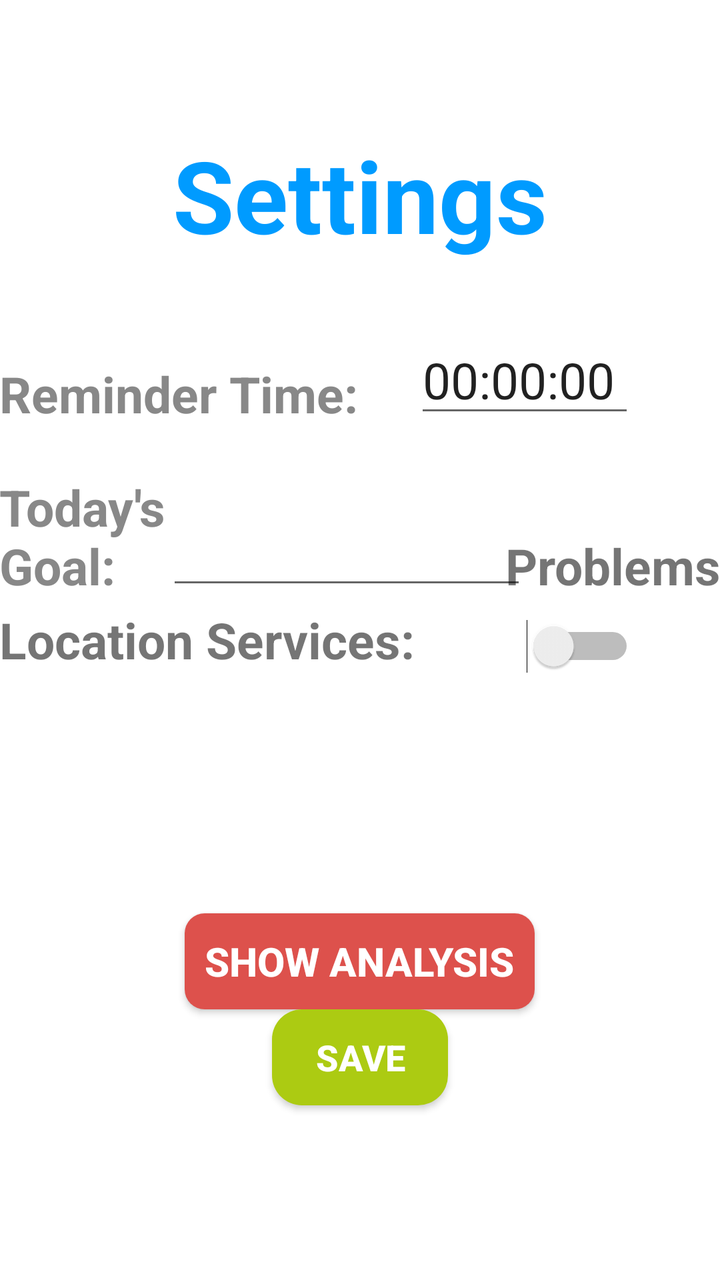
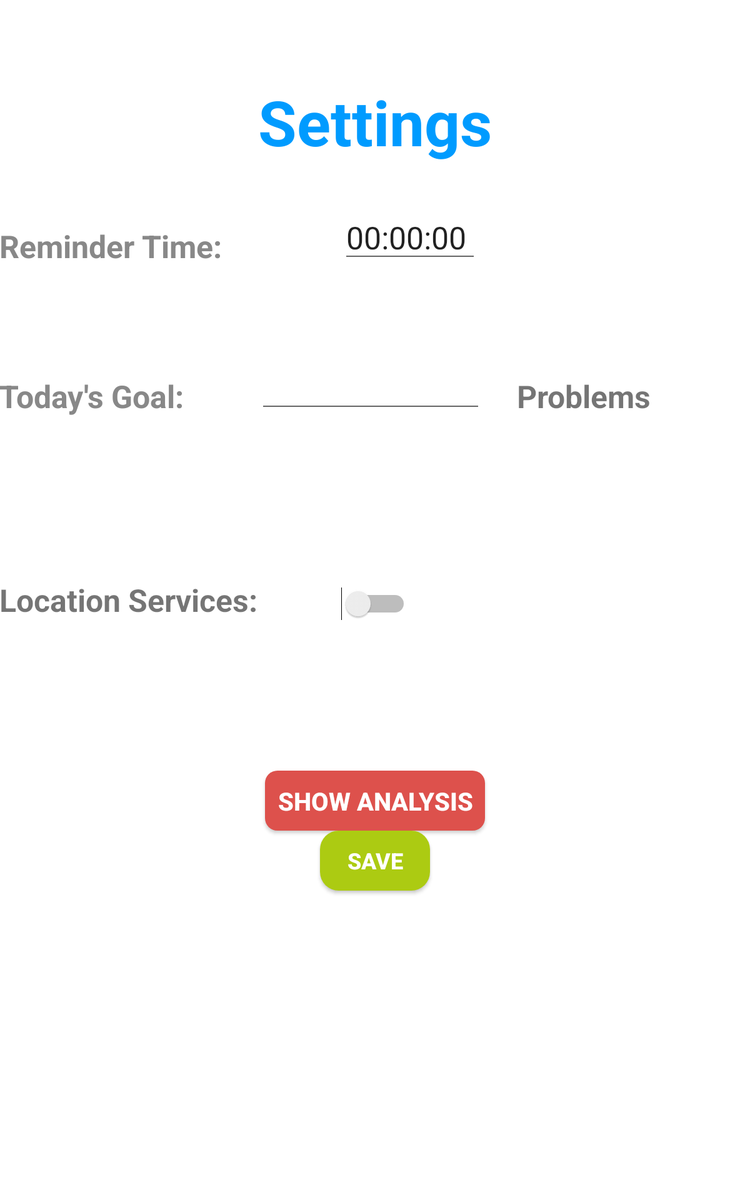

An Android layout and its configuration variant, each rendered on a device that would load it. The default file and the variant file are quoted in full after the pictures.
<!-- AndroidManifest.xml: application theme FullscreenTheme -->
<!-- res/layout/content_setting.xml -->
<?xml version="1.0" encoding="utf-8"?>

<RelativeLayout xmlns:android="http://schemas.android.com/apk/res/android"
    xmlns:app="http://schemas.android.com/apk/res-auto"
    xmlns:tools="http://schemas.android.com/tools"
    android:layout_width="match_parent"
    android:layout_height="match_parent"
    android:paddingBottom="@dimen/activity_vertical_margin"
    android:paddingLeft="@dimen/activity_horizontal_margin"
    android:paddingRight="@dimen/activity_horizontal_margin"
    android:paddingTop="@dimen/activity_vertical_margin"
    app:layout_behavior="@string/appbar_scrolling_view_behavior"
    tools:context=".ui.UI_SettingActivity"
    tools:showIn="@layout/activity_setting">
        <TextView
            android:layout_width="wrap_content"
            android:layout_height="wrap_content"
            android:textAppearance="?android:attr/textAppearanceLarge"
            android:text="@string/tvSettingString"

            android:textSize="50sp"
            android:textStyle="bold"
            android:textColor="#009bff"
            android:id="@+id/tvSetting"
            android:layout_marginTop="64dp"
            android:layout_alignParentTop="true"
            android:layout_centerHorizontal="true" />

        <TextView
            android:layout_width="wrap_content"
            android:layout_height="wrap_content"
            android:textSize="25sp"
            android:textAppearance="?android:attr/textAppearanceLarge"
            android:text="@string/tvTodayGoalString"
            android:textStyle="bold"
            android:textColor="#888888"
            android:id="@+id/tvMPSL"
            android:layout_above="@+id/switchLocation"
            android:layout_marginBottom="10dp"
            android:layout_toStartOf="@+id/bShowAnalysis" />

        <EditText
            android:layout_width="180dp"
            android:layout_height="wrap_content"
            android:id="@+id/etProblemNo"
            android:inputType="number"
            android:layout_alignBottom="@+id/tvMPSL"
            android:layout_toStartOf="@+id/switchLocation" />

        <TextView
            android:layout_width="wrap_content"
            android:layout_height="wrap_content"
            android:layout_marginLeft="20dp"
            android:text="@string/tvProblemsString"
            android:textSize="25sp"
            android:textStyle="bold"
            android:id="@+id/tvProblems"
            android:layout_alignBottom="@+id/tvMPSL"
            android:layout_alignEnd="@+id/tvMPSD" />

    <TextView
        android:layout_width="match_parent"
        android:layout_height="wrap_content"
        android:text="@string/tvReminderTimeString"
        android:textStyle="bold"
        android:textSize="25sp"
        android:textColor="#888888"
        android:layout_marginTop="180dp"
        android:id="@+id/tvMPSD"

        android:layout_alignParentStart="true"
     />

    <EditText
        android:layout_width="110dp"
        android:layout_height="wrap_content"
        android:inputType="time"
        android:text="@string/etRemindTimeString"
        android:textSize="25sp"
        android:ems="10"
        android:id="@+id/etMPSdate"
        android:layout_alignBottom="@+id/tvMPSD"
        android:layout_toEndOf="@+id/tvETF" />

    <TextView
        android:layout_width="wrap_content"
        android:layout_height="wrap_content"
        android:text="@string/tvLocationString"
        android:textSize="25sp"
        android:textStyle="bold"
        android:id="@+id/tvETF"
        android:layout_marginTop="50dp"
        android:layout_centerVertical="true"
        android:layout_alignParentStart="true" />

    <Switch
        android:layout_width="wrap_content"
        android:layout_height="wrap_content"
        android:id="@+id/switchLocation"
        android:scrollbarStyle="outsideOverlay"
        android:checked="false"
        android:layout_alignBottom="@+id/tvETF"
        android:layout_alignEnd="@+id/etMPSdate" />

    <Button
        android:layout_width="wrap_content"
        android:layout_height="wrap_content"
        android:text="@string/bSaveString"
        android:textSize="18sp"
        android:textColor="#ffffff"
        android:textStyle="bold"
        android:background="@drawable/button_test"
        android:id="@+id/bSave"
        android:onClick="onSave"
        android:layout_below="@+id/bShowAnalysis"
        android:layout_centerHorizontal="true"
        android:layout_marginTop="@dimen/activity_vertical_margin"/>

    <Button
        android:layout_width="wrap_content"
        android:layout_height="wrap_content"
        android:text="@string/bShowAnalysisString"
        android:textSize="20sp"
        android:textStyle="bold"
        android:textColor="#ffffff"
        android:id="@+id/bShowAnalysis"
        android:onClick="onShowAnalysis"
        android:background="@drawable/button_nalysis"
        android:layout_below="@+id/switchLocation"
        android:layout_centerHorizontal="true"
        android:layout_marginTop="120dp" />


</RelativeLayout>
<!-- res/layout/activity_setting.xml (included above) -->
<?xml version="1.0" encoding="utf-8"?>

<android.support.design.widget.CoordinatorLayout xmlns:android="http://schemas.android.com/apk/res/android"
    xmlns:app="http://schemas.android.com/apk/res-auto"
    xmlns:tools="http://schemas.android.com/tools"
    android:layout_width="match_parent"
    android:layout_height="match_parent"
    android:fitsSystemWindows="true"
    tools:context=".ui.UI_SettingActivity">

    <android.support.design.widget.AppBarLayout
        android:layout_width="match_parent"
        android:layout_height="wrap_content"
        android:theme="@style/AppTheme.AppBarOverlay">
    </android.support.design.widget.AppBarLayout>

    <include layout="@layout/content_setting" />


</android.support.design.widget.CoordinatorLayout>
<!-- resources referenced by this layout -->
<resources>
  <!-- drawable button_nalysis (drawable) -->
  <?xml version="1.0" encoding="utf-8"?>
  
  
  <shape xmlns:android="http://schemas.android.com/apk/res/android"
      android:shape="rectangle"
  
      >
  
      <solid android:color="#dd514c" />
  
      <corners android:radius="10dip" />
  
  
      <padding
          android:left="10dp"
          android:top="10dp"
          android:right="10dp"
          android:bottom="10dp"
          />
  
  </shape>
  <!-- drawable button_test (drawable) -->
  <?xml version="1.0" encoding="utf-8"?>
  
      <shape xmlns:android="http://schemas.android.com/apk/res/android"
          android:shape="rectangle"
          >
  
      <solid android:color="#accb12" />
  
      <corners android:radius="15dip" />
  
  
  
      <padding
          android:left="10dp"
          android:top="10dp"
          android:right="10dp"
          android:bottom="10dp"
          />
  
  </shape>
  <string name="bSaveString">Save</string>
  <string name="bShowAnalysisString">SHOW ANALYSIS</string>
  <string name="etRemindTimeString">00:00:00</string>
  <string name="tvLocationString">Location Services:</string>
  <string name="tvProblemsString">Problems</string>
  <string name="tvReminderTimeString">Reminder Time:</string>
  <string name="tvSettingString">Settings</string>
  <string name="tvTodayGoalString">Today\'s Goal:</string>
  <style name="AppTheme.AppBarOverlay" parent="ThemeOverlay.AppCompat.Dark.ActionBar" />
  <style name="FullscreenTheme" parent="AppTheme">
          <item name="android:actionBarStyle">@style/FullscreenActionBarStyle</item>
          <item name="android:windowActionBarOverlay">true</item>
          <item name="android:windowBackground">@null</item>
          <item name="metaButtonBarStyle">?android:attr/buttonBarStyle</item>
          <item name="metaButtonBarButtonStyle">?android:attr/buttonBarButtonStyle</item>
      </style>
  <style name="AppTheme" parent="Theme.AppCompat.Light.DarkActionBar">
          
          <item name="colorPrimary">@color/colorPrimary</item>
          <item name="colorPrimaryDark">@color/colorPrimaryDark</item>
          <item name="colorAccent">@color/colorAccent</item>
      </style>
  <style name="FullscreenActionBarStyle" parent="Widget.AppCompat.ActionBar">
          <item name="android:background">@color/black_overlay</item>
      </style>
  <color name="colorPrimary">#3F51B5</color>
  <color name="colorPrimaryDark">#303F9F</color>
  <color name="colorAccent">#FF4081</color>
  <color name="black_overlay">#66000000</color>
</resources>
<!-- res/layout-large/content_setting.xml (the repository's variant of the layout above) -->
<!-- drawn on a 7-inch tablet held upright -->
<?xml version="1.0" encoding="utf-8"?>

<RelativeLayout xmlns:android="http://schemas.android.com/apk/res/android"
    xmlns:app="http://schemas.android.com/apk/res-auto"
    xmlns:tools="http://schemas.android.com/tools"
    android:layout_width="match_parent"
    android:layout_height="match_parent"
    android:paddingBottom="@dimen/activity_vertical_margin"
    android:paddingLeft="@dimen/activity_horizontal_margin"
    android:paddingRight="@dimen/activity_horizontal_margin"
    android:paddingTop="@dimen/activity_vertical_margin"
    app:layout_behavior="@string/appbar_scrolling_view_behavior"
    tools:context=".ui.UI_SettingActivity"
    tools:showIn="@layout/activity_setting">
        <TextView
            android:layout_width="wrap_content"
            android:layout_height="wrap_content"
            android:textAppearance="?android:attr/textAppearanceLarge"
            android:text="@string/tvSettingString"

            android:textSize="50sp"
            android:textStyle="bold"
            android:textColor="#009bff"
            android:id="@+id/tvSetting"
            android:layout_marginTop="64dp"
            android:layout_alignParentTop="true"
            android:layout_centerHorizontal="true" />

        <TextView
            android:layout_width="wrap_content"
            android:layout_height="wrap_content"
            android:textSize="25sp"
            android:layout_marginTop="300dp"
            android:textAppearance="?android:attr/textAppearanceLarge"
            android:text="@string/tvTodayGoalString"
            android:textStyle="bold"
            android:textColor="#888888"
            android:id="@+id/tvMPSL"
            android:layout_alignParentStart="true"
            />

        <EditText
            android:layout_width="180dp"
            android:layout_height="wrap_content"
            android:id="@+id/etProblemNo"
            android:layout_toRightOf="@id/tvMPSL"
            android:layout_alignBottom="@id/tvMPSL"
            android:inputType="number"
            android:layout_above="@+id/tvETF"
            android:layout_alignStart="@+id/tvSetting" />

        <TextView
            android:layout_width="wrap_content"
            android:layout_height="wrap_content"
            android:layout_marginLeft="20dp"
            android:text="@string/tvProblemsString"
            android:textSize="25sp"
            android:textStyle="bold"
            android:id="@+id/tvProblems"
            android:layout_alignBottom="@+id/etProblemNo"
            android:layout_toEndOf="@+id/tvSetting" />

    <TextView
        android:layout_width="match_parent"
        android:layout_height="wrap_content"
        android:text="@string/tvReminderTimeString"
        android:textStyle="bold"
        android:textSize="25sp"
        android:textColor="#888888"
        android:layout_marginTop="180dp"
        android:id="@+id/tvMPSD"

        android:layout_alignParentStart="true"
     />

    <EditText
        android:layout_width="110dp"
        android:layout_height="wrap_content"
        android:inputType="time"
        android:text="@string/etRemindTimeString"
        android:textSize="25sp"
        android:ems="10"
        android:id="@+id/etMPSdate"
        android:layout_alignBottom="@+id/tvMPSD"
        android:layout_alignStart="@+id/switchLocation" />

    <TextView
        android:layout_width="wrap_content"
        android:layout_height="wrap_content"
        android:text="@string/tvLocationString"
        android:textSize="25sp"
        android:textStyle="bold"
        android:id="@+id/tvETF"
        android:layout_centerVertical="true"
        android:layout_alignStart="@+id/tvMPSL"
        android:layout_marginTop="100dp" />

    <Switch
        android:layout_width="wrap_content"
        android:layout_height="wrap_content"
        android:id="@+id/switchLocation"
        android:scrollbarStyle="outsideOverlay"
        android:layout_centerHorizontal="true"
        android:checked="false"
        android:layout_alignBottom="@+id/tvETF" />

    <Button
        android:layout_width="wrap_content"
        android:layout_height="wrap_content"
        android:text="@string/bSaveString"
        android:textSize="18sp"
        android:textColor="#ffffff"
        android:textStyle="bold"
        android:background="@drawable/button_test"
        android:id="@+id/bSave"
        android:onClick="onSave"
        android:layout_below="@+id/bShowAnalysis"
        android:layout_centerHorizontal="true"
        android:layout_marginTop="@dimen/activity_vertical_margin"/>

    <Button
        android:layout_width="wrap_content"
        android:layout_height="wrap_content"
        android:text="@string/bShowAnalysisString"
        android:textSize="20sp"
        android:textStyle="bold"
        android:textColor="#ffffff"
        android:id="@+id/bShowAnalysis"
        android:onClick="onShowAnalysis"
        android:background="@drawable/button_nalysis"
        android:layout_below="@+id/switchLocation"
        android:layout_centerHorizontal="true"
        android:layout_marginTop="120dp" />


</RelativeLayout>
<!-- res/layout/content_setting.xml (included above) -->
<?xml version="1.0" encoding="utf-8"?>

<RelativeLayout xmlns:android="http://schemas.android.com/apk/res/android"
    xmlns:app="http://schemas.android.com/apk/res-auto"
    xmlns:tools="http://schemas.android.com/tools"
    android:layout_width="match_parent"
    android:layout_height="match_parent"
    android:paddingBottom="@dimen/activity_vertical_margin"
    android:paddingLeft="@dimen/activity_horizontal_margin"
    android:paddingRight="@dimen/activity_horizontal_margin"
    android:paddingTop="@dimen/activity_vertical_margin"
    app:layout_behavior="@string/appbar_scrolling_view_behavior"
    tools:context=".ui.UI_SettingActivity"
    tools:showIn="@layout/activity_setting">
        <TextView
            android:layout_width="wrap_content"
            android:layout_height="wrap_content"
            android:textAppearance="?android:attr/textAppearanceLarge"
            android:text="@string/tvSettingString"

            android:textSize="50sp"
            android:textStyle="bold"
            android:textColor="#009bff"
            android:id="@+id/tvSetting"
            android:layout_marginTop="64dp"
            android:layout_alignParentTop="true"
            android:layout_centerHorizontal="true" />

        <TextView
            android:layout_width="wrap_content"
            android:layout_height="wrap_content"
            android:textSize="25sp"
            android:textAppearance="?android:attr/textAppearanceLarge"
            android:text="@string/tvTodayGoalString"
            android:textStyle="bold"
            android:textColor="#888888"
            android:id="@+id/tvMPSL"
            android:layout_above="@+id/switchLocation"
            android:layout_marginBottom="10dp"
            android:layout_toStartOf="@+id/bShowAnalysis" />

        <EditText
            android:layout_width="180dp"
            android:layout_height="wrap_content"
            android:id="@+id/etProblemNo"
            android:inputType="number"
            android:layout_alignBottom="@+id/tvMPSL"
            android:layout_toStartOf="@+id/switchLocation" />

        <TextView
            android:layout_width="wrap_content"
            android:layout_height="wrap_content"
            android:layout_marginLeft="20dp"
            android:text="@string/tvProblemsString"
            android:textSize="25sp"
            android:textStyle="bold"
            android:id="@+id/tvProblems"
            android:layout_alignBottom="@+id/tvMPSL"
            android:layout_alignEnd="@+id/tvMPSD" />

    <TextView
        android:layout_width="match_parent"
        android:layout_height="wrap_content"
        android:text="@string/tvReminderTimeString"
        android:textStyle="bold"
        android:textSize="25sp"
        android:textColor="#888888"
        android:layout_marginTop="180dp"
        android:id="@+id/tvMPSD"

        android:layout_alignParentStart="true"
     />

    <EditText
        android:layout_width="110dp"
        android:layout_height="wrap_content"
        android:inputType="time"
        android:text="@string/etRemindTimeString"
        android:textSize="25sp"
        android:ems="10"
        android:id="@+id/etMPSdate"
        android:layout_alignBottom="@+id/tvMPSD"
        android:layout_toEndOf="@+id/tvETF" />

    <TextView
        android:layout_width="wrap_content"
        android:layout_height="wrap_content"
        android:text="@string/tvLocationString"
        android:textSize="25sp"
        android:textStyle="bold"
        android:id="@+id/tvETF"
        android:layout_marginTop="50dp"
        android:layout_centerVertical="true"
        android:layout_alignParentStart="true" />

    <Switch
        android:layout_width="wrap_content"
        android:layout_height="wrap_content"
        android:id="@+id/switchLocation"
        android:scrollbarStyle="outsideOverlay"
        android:checked="false"
        android:layout_alignBottom="@+id/tvETF"
        android:layout_alignEnd="@+id/etMPSdate" />

    <Button
        android:layout_width="wrap_content"
        android:layout_height="wrap_content"
        android:text="@string/bSaveString"
        android:textSize="18sp"
        android:textColor="#ffffff"
        android:textStyle="bold"
        android:background="@drawable/button_test"
        android:id="@+id/bSave"
        android:onClick="onSave"
        android:layout_below="@+id/bShowAnalysis"
        android:layout_centerHorizontal="true"
        android:layout_marginTop="@dimen/activity_vertical_margin"/>

    <Button
        android:layout_width="wrap_content"
        android:layout_height="wrap_content"
        android:text="@string/bShowAnalysisString"
        android:textSize="20sp"
        android:textStyle="bold"
        android:textColor="#ffffff"
        android:id="@+id/bShowAnalysis"
        android:onClick="onShowAnalysis"
        android:background="@drawable/button_nalysis"
        android:layout_below="@+id/switchLocation"
        android:layout_centerHorizontal="true"
        android:layout_marginTop="120dp" />


</RelativeLayout>
